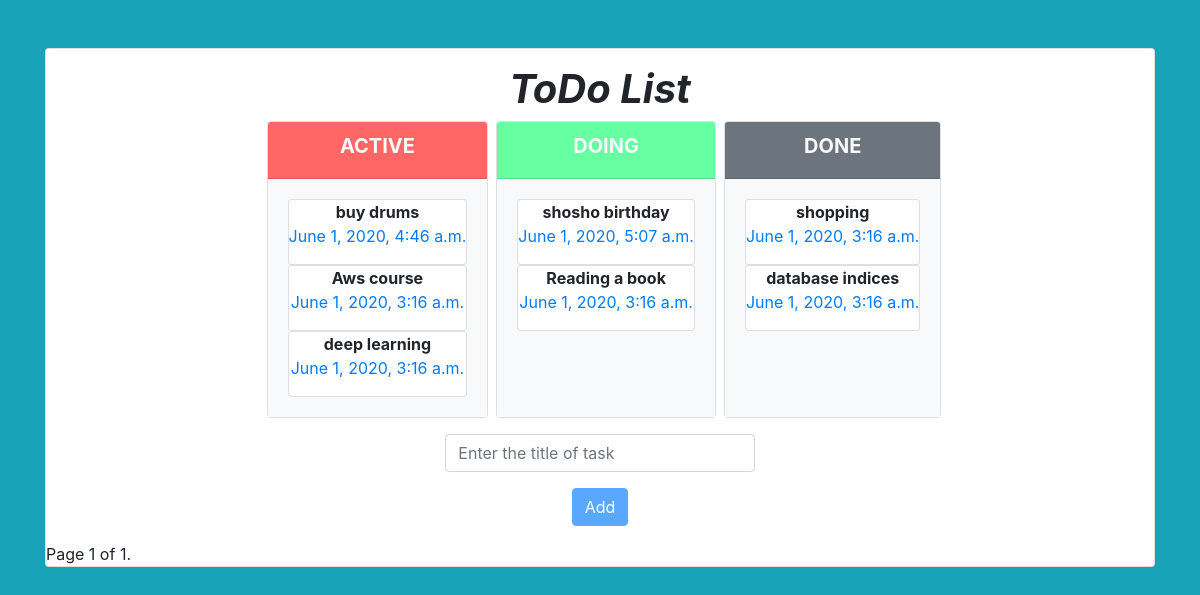
/tasks/, run on the app's committed database.
### tasks/models.py (models this page shows, shortened)
class Task(models.Model):
    class Status(models.IntegerChoices):
        ACTIVE = 1
        DOING = 2
        DONE = 3
    status = models.IntegerField(choices=Status.choices,default=1)
    title = models.CharField(max_length=200)
    pub_date = models.DateTimeField('date published',default=timezone.now())

### tasks/views.py (the view)
# urls.py: path('', views.index, name='index'),
def index(request):
    task_list = Task.objects.all().order_by('-pub_date')
    paginator = Paginator(task_list, 10)
    page_number = request.GET.get('page')
    page_obj = paginator.get_page(page_number)
    return render(request, 'tasks/index.html', {'page_obj': page_obj})

### tasks/templates/tasks/index.html (shortened to what this page needs)
<!DOCTYPE html>
<html lang="en">
<head>
    {% load static %}
    <link href="{% static 'tasks/bootstrap/css/bootstrap.min.css' %}" rel="stylesheet" />
    <link href="{% static 'tasks/style.css' %}" rel="stylesheet" />
</head>
<body class="bg-info">
    <div class="container mt-5">
        <div class="card">
            <center>
                <h1 class="font-italic font-weight-bold mt-3">ToDo List </h1>
                <div class="d-inline-flex mb-3">
                    <div class="card ml-2" >
                        <div class="card-header" id="activeheader"><h5 class="text-light font-weight-bold">ACTIVE</h5></div>
                        <div ondrop="dropped(event)" ondragover="overdrag(event)" id="active" class="card-body bg-light"></div>
                    </div>
                    <div class="card ml-2">
                        <div class="card-header" id="doingheader"><h5 class="text-light font-weight-bold">DOING</h5></div>
                        <div ondrop="dropped(event)" ondragover="overdrag(event)" id="doing" class="card-body bg-light"></div>
                    </div>
                    <div class="card ml-2">
                        <div class="card-header bg bg-secondary"><h5 class="text-light font-weight-bold">DONE</h5></div>
                        <div ondrop="dropped(event)" ondragover="overdrag(event)" id="done" class="card-body bg-light"></div>
                    </div>
                </div>
                <div class=" col-4">
                <div class="container form-group ">
                    <input type="text" id="task" class="form-control" placeholder="Enter the title of task" onkeyup="changeButton(event)">
                </div>
                <button id="add" class="btn btn-primary" onclick="addTask()" disabled >Add</button>
                </div>
            </center>
            {% if page_obj%}
                <ul>
                {% for task in page_obj %}
                   <div  draggable='true'  ondragend="enddrag(event)" ondragstart="startdrag(event)" scope='row' class='status status-{{task.status}} card' id="{{task.id}}" style="display:none">
                       <strong>{{ task.title }}</strong>
                       <p class="text-primary">{{ task.pub_date}}</p>
                   </div >
                {% endfor %}
                </ul>
            {% else %}
                <p>No tasks are available.</p>
            {% endif %}
            <div class="pagination">
                <span class="step-links">
                    <span class="current">
                        Page {{ page_obj.number }} of {{ page_obj.paginator.num_pages }}.
                    </span>
                </span>
            </div>
        </div>
    </div>
</body>

### tasks/static/tasks/style.css (style rules this page uses)
* { padding:0; margin: 0; }
#activeheader { background-color:rgba(255,0,0,0.6) }
#doingheader { background-color:rgba(0,255,100,0.6) }
#active, #doing, #done { overflow-y: auto; -webkit-box-flex:1; text-align: center; }

### data on the page
Task: title "shosho birthday", pub_date "June 1, 2020, 5:07 a.m."
Task: title "buy drums", pub_date "June 1, 2020, 4:46 a.m."
Task: title "Aws course", pub_date "June 1, 2020, 3:16 a.m."
Task: title "shopping", pub_date "June 1, 2020, 3:16 a.m."
Task: title "database indices", pub_date "June 1, 2020, 3:16 a.m."
Task: title "Reading a book", pub_date "June 1, 2020, 3:16 a.m."
Task: title "deep learning", pub_date "June 1, 2020, 3:16 a.m."

### other printed values
{{ page_obj.number }} "1"
{{ page_obj.paginator.num_pages }} "1"
